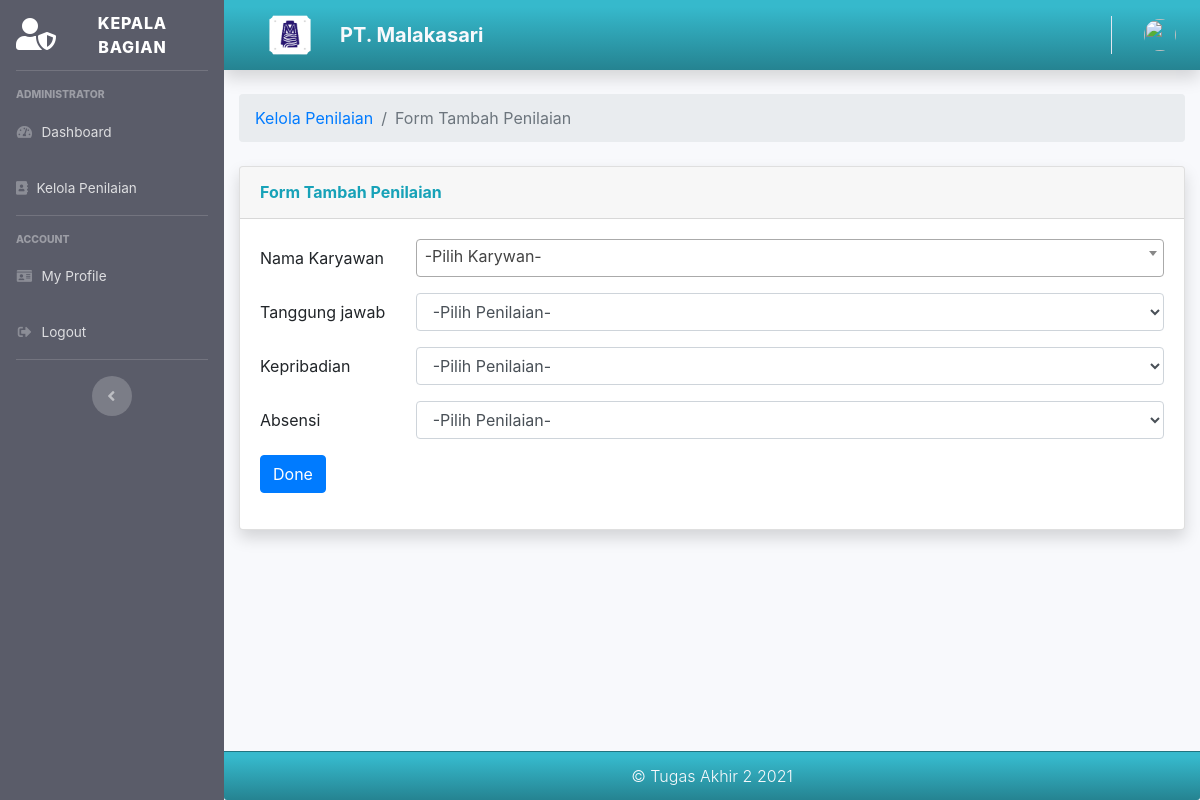
The page /Kepala_bagian/tambah_penilaian on the database its author committed.
### tables this page shows
CREATE TABLE `tb_kriteria` (
  `id_kriteria` int(11) NOT NULL,
  `nama_kriteria` varchar(50) NOT NULL,
  `bobot_kriteria` double NOT NULL,
  `jenis_kriteria` varchar(15) NOT NULL,
  `tahun` varchar(4) NOT NULL
);

### application/controllers/Kepala_bagian.php (called while the page is built, shortened)
<?php
class Kepala_bagian extends CI_Controller
{
    public function __construct()
    {
        $this->load->model('Kriteria_model');
        $this->load->model('Kabag_model');
        $this->load->model('Karyawan_model');
        $this->load->model('Penilaian_model');
        $this->load->model('Peringkat_model');
    }
    public function tambah_penilaian()
    {
        $data['departemen'] = $this->Kabag_model->getDepartemenKabag($this->session->userdata('role_id'));
        $data['user'] = $this->db->get_where('user', ['email' => $this->session->userdata('email')])->row_array();
        $data['title'] = 'Tambah Penilaian';
        $data['karyawan'] = $this->Karyawan_model->getDataKaryawanBelum($data['departemen']);
        $data['kriteria'] = $this->Kriteria_model->getKriteria();
        $this->load->view('templates/kabag_header', $data);
        $this->load->view('templates/kabag_sidebar', $data);
        $this->load->view('templates/kabag_topbar', $data);
        $this->load->view('kepala_bagian/tambah_penilaian', $data);
        $this->load->view('templates/kabag_footer', $data);
    }
}

### index.php (called while the page is built, shortened)
<?php
require_once BASEPATH.'core/CodeIgniter.php';

### application/models/Kriteria_model.php (called while the page is built, shortened)
<?php
class Kriteria_model extends CI_Model
{
  public function getKriteria()
  {
    $this->db->select('*')
      ->from('tb_kriteria')
      ->where('tahun',date('Y'))
      ->order_by('jenis_kriteria', 'ASC')
      ->order_by('id_kriteria', 'ASC');
    $query = $this->db->get();
    return $query->result_array();
  }
  public function getSubKriteria($id_kriteria)
  {
    $this->db->select('*')
      ->from('tb_sub_kriteria')
      ->where('id_kriteria', $id_kriteria);
    $query = $this->db->get();
    return $query->result_array();
  }
}

### application/views/kepala_bagian/tambah_penilaian.php (the view, shortened to what this page needs)
<div class="container-fluid">
    <nav aria-label="breadcrumb">
        <ol class="breadcrumb">
            <li class="breadcrumb-item"><a href="<?= base_url(); ?>kepala_bagian/kelola_penilaian">Kelola Penilaian</a></li>
            <li class="breadcrumb-item active" aria-current="page">Form Tambah Penilaian</li>
        </ol>
    </nav>
    <div class="card shadow mb-4">
        <div class="card-header py-3">
            <h6 class="m-0 font-weight-bold text-info"> Form Tambah Penilaian</h6>
        </div>
        <div class="card-body">
            <form action="<?= base_url('kepala_bagian/submit_penilaian'); ?>" method="post">
                <div class="form-group row">
                    <label for="nama_karyawan" class="col-sm-2 col-form-label">Nama Karyawan</label>
                    <div class="col-sm-10">
                    </div>
                </div>
                <?php foreach ($kriteria as $d) :?>
                    <div class="form-group row">
                        <label for="posisi" class="col-sm-2 col-form-label"><?= $d['nama_kriteria'] ;?></label>
                        <div class="col-sm-10">
                            <select class="form-control" name="id_sub_kriteria[]" required>
                                <option value="" selected disabled>-Pilih Penilaian-</option>
                            </select>
                        </div>
                    </div>
                <?php  endforeach;?>
                <div class="form-group row">
                    <div class="col-sm-10">
                        <button type="submit" class="btn btn-primary">Done</button>
                    </div>
                </div>
            </form>
        </div>
    </div>
</div>
</div>

### assets/css/custom.css (style rules this page uses)
body { font-family: 'Open Sans', sans-serif; }

### rows shown on the page
tb_kriteria: nama_kriteria "Tanggung jawab"
tb_kriteria: nama_kriteria "Kepribadian"
tb_kriteria: nama_kriteria "Absensi"
